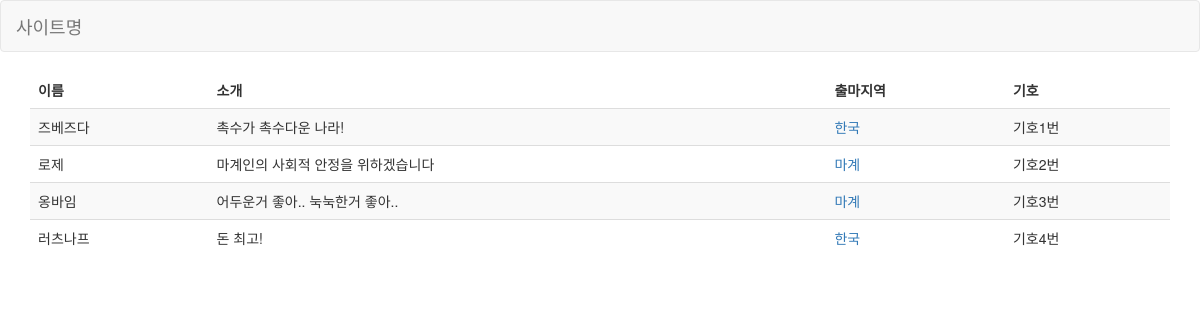
The page / on the database its author committed.
### elections/models.py (models this page shows, shortened)
class Candidate(models.Model):
    name = models.CharField(max_length=10)
    introduction = models.TextField()
    area = models.CharField(max_length=15)
    party_number = models.IntegerField(default=0)

### elections/views.py (the view)
# urls.py: url(r'^$', views.index, name='home'),
def index(request):
    candidates = Candidate.objects.all()
    context = {'candidates':candidates}
    return render(request,'elections/index.html',context)

### elections/templates/elections/index.html (shortened to what this page needs)
{% extends 'elections/layout.html' %}
{% block content %}
<div class="container">
    <table class="table table-striped">
        <thead>
        <tr>
            <td><B>이름</B></td>
            <td><B>소개</B></td>
            <td><B>출마지역</B></td>
            <td><B>기호</B></td>
        </tr>
        </thead>
        <tbody>
        {% for candidate in candidates %}
        <tr>
            <td>{{candidate.name}}</td>
            <td>{{candidate.introduction}}</td>
            <td> <a href = "areas/{{candidate.area}}/">
              {{candidate.area}}</a></td>
            <td>기호{{candidate.party_number}}번</td>
        </tr>
        {% endfor %}
    </table>
{% endblock %}

### elections/templates/elections/layout.html (shortened to what this page needs)
{% load staticfiles %}
<!DOCTYPE html>
<html lang="en">
<head>
  <link rel="stylesheet" href="http://maxcdn.bootstrapcdn.com/bootstrap/3.3.6/css/bootstrap.min.css">
</head>
<body>
<nav class="navbar navbar-default">
  <div class="container-fluid">
  <div class="navbar-header">
    <a class="navbar-brand" href="{% url 'elections:home' %}">사이트명</a>
  </div>
</nav>
{% block content %}{% endblock %}
</body>
</html>

### rows shown on the page
Candidate: name "즈베즈다", introduction "촉수가 촉수다운 나라!", area "한국", party_number "1"
Candidate: name "로제", introduction "마계인의 사회적 안정을 위하겠습니다", area "마계", party_number "2"
Candidate: name "옹바임", introduction "어두운거 좋아.. 눅눅한거 좋아..", area "마계", party_number "3"
Candidate: name "러츠나프", introduction "돈 최고!", area "한국", party_number "4"
